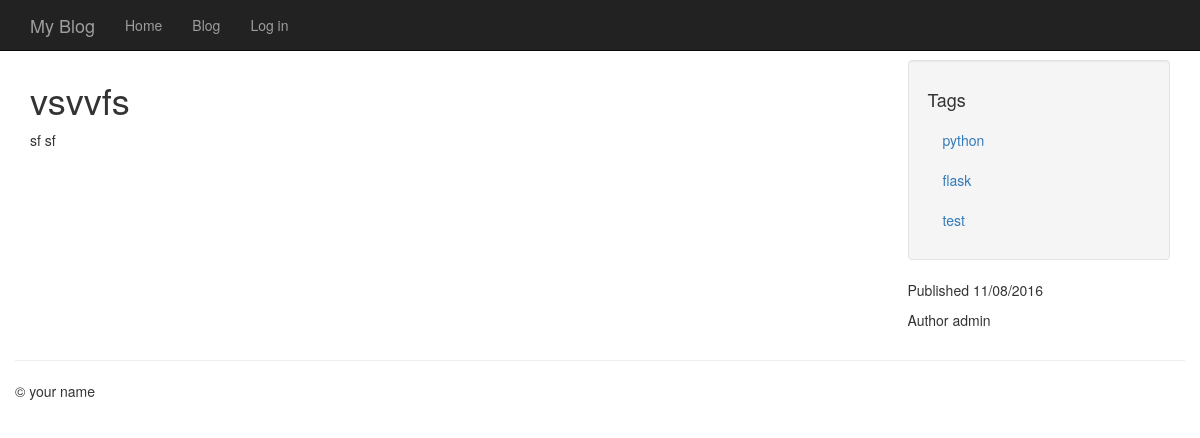
/posts/vsvvfs/, run on the app's committed database.
### models.py (models this page shows, shortened)
class Post(db.Model):
	STATUS_PUBLIC = 0
	STATUS_DRAFT = 1
	STATUS_DELETED = 2
	id = db.Column(db.Integer, primary_key=True)
	title = db.Column(db.String(100))
	slug = db.Column(db.String(100), unique=True)
	body = db.Column(db.Text)
	status = db.Column(db.SmallInteger, default=STATUS_PUBLIC)
	created_timestamp = db.Column(db.DateTime, default=datetime.datetime.now)
	modified_timestamp = db.Column(
		db.DateTime,
		default=datetime.datetime.now,
		onupdate=datetime.datetime.now)
	author_id = db.Column("author_id", db.Integer, db.ForeignKey("user.id"))
	tags = db.relationship('Tag', secondary=post_tags, backref=db.backref('posts', lazy='dynamic'))
	comments = db.relationship('Comment', backref='post', lazy='dynamic')

class Tag(db.Model):
	id = db.Column(db.Integer, primary_key=True)
	name = db.Column(db.String(64))
	slug = db.Column(db.String(64), unique=True)

class User(db.Model):
	id = db.Column(db.Integer, primary_key=True)
	email = db.Column(db.String(64), unique=True)
	password_hash = db.Column(db.String(255))
	name = db.Column(db.String(64))
	slug = db.Column(db.String(64), unique=True)
	active = db.Column(db.Boolean, default=True)
	admin = db.Column(db.Boolean, default=False)
	created_timestamp = db.Column(db.DateTime, default=datetime.datetime.now)
	posts = db.relationship('Post', backref='author', lazy='dynamic')

### posts/blueprint.py (the view)
@posts.route('/<slug>/')
def detail(slug):
    post = get_post_or_404(slug)
    return render_template('posts/detail.html', post=post)

### app.py (called while the page is built)
@app.before_request
def _before_request():
    g.user = current_user

### posts/blueprint.py (called while the page is built)
def get_post_or_404(slug, author=None):
    query = Post.query.filter(Post.slug == slug)
    if author:
        query = query.filter(Post.author == author)
    else:
        query = filter_status_by_user(query)
    return query.first_or_404()

def filter_status_by_user(query):
    if not g.user.is_authenticated:
        return query.filter(Post.status == Post.STATUS_PUBLIC)
    else:
        query = query.filter(
            (Post.status == Post.STATUS_PUBLIC) |
            ((Post.author == g.user) & (Post.status != Post.STATUS_DELETED)))
    return query

### posts/templates/posts/detail.html (shortened to what this page needs)
{% extends "base.html" %}
{% block content_title %}{{ post.title }}{% endblock %}
{% block sidebar %}
    <ul class="well nav nav-list">
        <li><h4>Tags</h4></li>
        {% for tag in post.tags %}
            <li><a href="{{ url_for('posts.tag_detail', slug=tag.slug) }}">{{ tag.name }}</a></li>
        {% endfor %}
    </ul>
<p>Published {{ post.created_timestamp.strftime('%m/%d/%Y') }}</p>
<p>Author {{ post.author.name }}</p>
{% endblock %}
{% block content %}
{{ post.body }}
{% endblock %}

### templates/base.html (shortened to what this page needs)
<!DOCTYPE html>
<html lang="en">
<head>
    <link rel="stylesheet" href="{{ url_for('static', filename='css/bootstrap.min.css') }}">
</head>
<body class="{% block body_class %}{% endblock %}">
    <div class="navbar navbar-inverse navbar-fixed-top" role="navigation">
        <div class="container">
            <div class="navbar-header">
                <a class="navbar-brand" href="#">{% block branding %}My Blog{% endblock %}</a>
            </div>
            <div class="collapse navbar-collapse">
                <ul class="nav navbar-nav">
                    <li><a href="{{ url_for('homepage') }}">Home</a></li>
                    <li><a href="{{ url_for('posts.index') }}">Blog</a></li>
                    {% if g.user.is_authenticated %}
                        <li><a href="{{ url_for('logout', next=request.path) }}">Log out</a></li>
                    {% else %}
                        <li><a href="{{ url_for('login', next=request.path) }}">Log in</a></li>
                    {% endif %}
                </ul>
            </div>
        </div>
    </div>
    <div class="container">
        <div class="row">
            <div class="col-md-9">
                <h1>{% block content_title %}{% endblock %}</h1>
                {% block content %}
                {% endblock %}
            </div>
            <div class="col-md-3">
                {% block sidebar %}{% endblock %}
            </div>
        </div>
        <div class="row">
            <hr />
            <footer>
                <p>&copy; your name</p>
            </footer>
        </div>
    </div>
</body>
</html>

### templates/base.html (style rules this page uses)
body { padding-top: 60px; }

### data on the page
Post: title "vsvvfs", body "sf sf", created_timestamp "11/08/2016"
Tag: name "python"
Tag: name "flask"
Tag: name "test"
User: author.name "admin"
